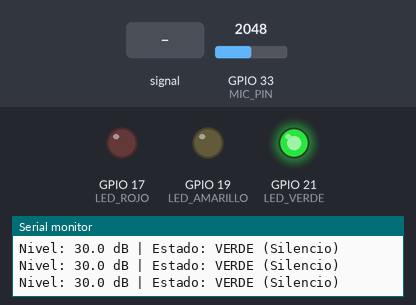
Recording of a sketch running on a simulated ESP32. On the bench: output pins drawn as LEDs (lit = HIGH), the last lines printed to the serial monitor. The inputs (shaded band) are chosen by the test bench; at power-on: GPIO 33 (MIC_PIN) = 2048.

Above: at 2.2 s.
2.3 s: GPIO 33 (MIC_PIN) fed a 2 Hz sine of ±1228 counts around its level
At 2.55 s:
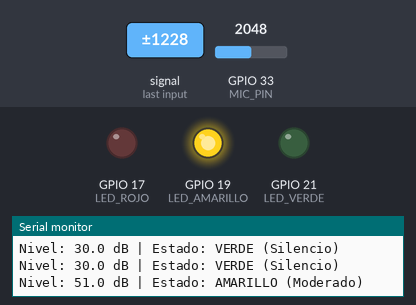
5.3 s: GPIO 33 (MIC_PIN) set to 3603
At 6.2 s:
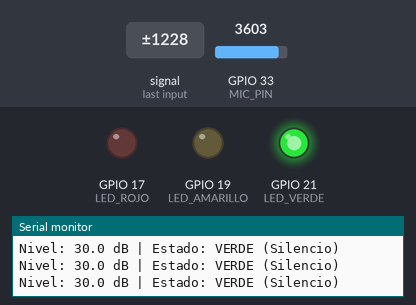
Timing chart, 0 to 8.3 s (numbered marks = the images above; inputs shaded):
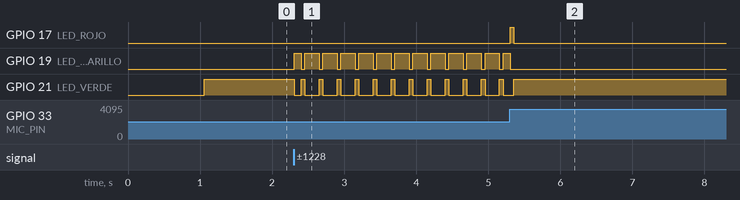

The sketch:

SONOLAB.ino
```cpp
#include <math.h>

// --- PINES DE HARDWARE ---
#define MIC_PIN       33  // Entrada analógica del micrófono MAX4466
#define LED_ROJO      17  // Módulo Semáforo - Pin R
#define LED_AMARILLO  19  // Módulo Semáforo - Pin Y
#define LED_VERDE     21  // Módulo Semáforo - Pin G
#define SEMAFORO_GND  16  // Pin digital configurado como GND virtual

// --- UMBRALES DE RUIDO EN DECIBELES (dB) ---
float umbralAmarillodB = 45.0;
float umbralRojodb     = 60.0;
const float DB_OFFSET  = 55.0;

float dBActual = 0.0;
String estadoSemaforo = "VERDE";

// --- FUNCIÓN DE MEDICIÓN DE AUDIO ---
float medirDecibeles() {
  unsigned long startMillis = millis();
  unsigned int signalMax = 0;
  unsigned int signalMin = 4095;

  // Ventana de muestreo de 50 ms para capturar picos de sonido
  while (millis() - startMillis < 50) {
    int sample = analogRead(MIC_PIN);
    if (sample < 4095) {
      if (sample > signalMax) signalMax = sample;
      if (sample < signalMin) signalMin = sample;
    }
  }

  int peakToPeak = signalMax - signalMin;
  float volts = (peakToPeak * 3.3) / 4095.0;

  if (volts < 0.001) volts = 0.001;

  float decibeles = 20.0 * log10(volts) + DB_OFFSET;
  if (decibeles < 30.0) decibeles = 30.0;

  return decibeles;
}

// --- CONTROL FÍSICO DE LOS LEDS ---
void actualizarSemaforoFisico(bool verde, bool amarillo, bool rojo) {
  digitalWrite(LED_VERDE, verde ? HIGH : LOW);
  digitalWrite(LED_AMARILLO, amarillo ? HIGH : LOW);
  digitalWrite(LED_ROJO, rojo ? HIGH : LOW);
}

void setup() {
  Serial.begin(115200);

  // 1. Configurar GPIO 16 como GND Falso (0V)
  pinMode(SEMAFORO_GND, OUTPUT);
  digitalWrite(SEMAFORO_GND, LOW);

  // 2. Configuración de pines para el semáforo
  pinMode(LED_ROJO, OUTPUT);
  pinMode(LED_AMARILLO, OUTPUT);
  pinMode(LED_VERDE, OUTPUT);

  // Iniciar apagados
  actualizarSemaforoFisico(false, false, false);

  delay(1000);
  Serial.println("==========================================");
  Serial.println("   EcoAcustica IA - Sistema Iniciado     ");
  Serial.println("==========================================");
}

unsigned long ultimoImpreso = 0;

void loop() {
  // 1. Muestreo de ruido
  dBActual = medirDecibeles();

  // 2. Lógica de estados del semáforo
  if (dBActual >= umbralRojodb) {
    estadoSemaforo = "ROJO (Ruido Alto)";
    actualizarSemaforoFisico(false, false, true);
  }
  else if (dBActual >= umbralAmarillodB) {
    estadoSemaforo = "AMARILLO (Moderado)";
    actualizarSemaforoFisico(false, true, false);
  }
  else {
    estadoSemaforo = "VERDE (Silencio)";
    actualizarSemaforoFisico(true, false, false);
  }

  // 3. Impresión en Monitor Serie
  if (millis() - ultimoImpreso > 200) {
    Serial.print("Nivel: ");
    Serial.print(dBActual, 1);
    Serial.print(" dB | Estado: ");
    Serial.println(estadoSemaforo);

    ultimoImpreso = millis();
  }
}
```

Measured:
- after the input at 2.3 s, GPIO 19 (LED_AMARILLO): LOW → HIGH at once, then repeats every 0.25 s: LOW 0.05 s, HIGH 0.20 s; GPIO 21 (LED_VERDE): HIGH → LOW at once, then repeats every 0.25 s: HIGH 0.05 s, LOW 0.20 s
- after the input at 5.3 s, GPIO 17 (LED_ROJO): LOW → HIGH at once, → LOW 0.05 s later
